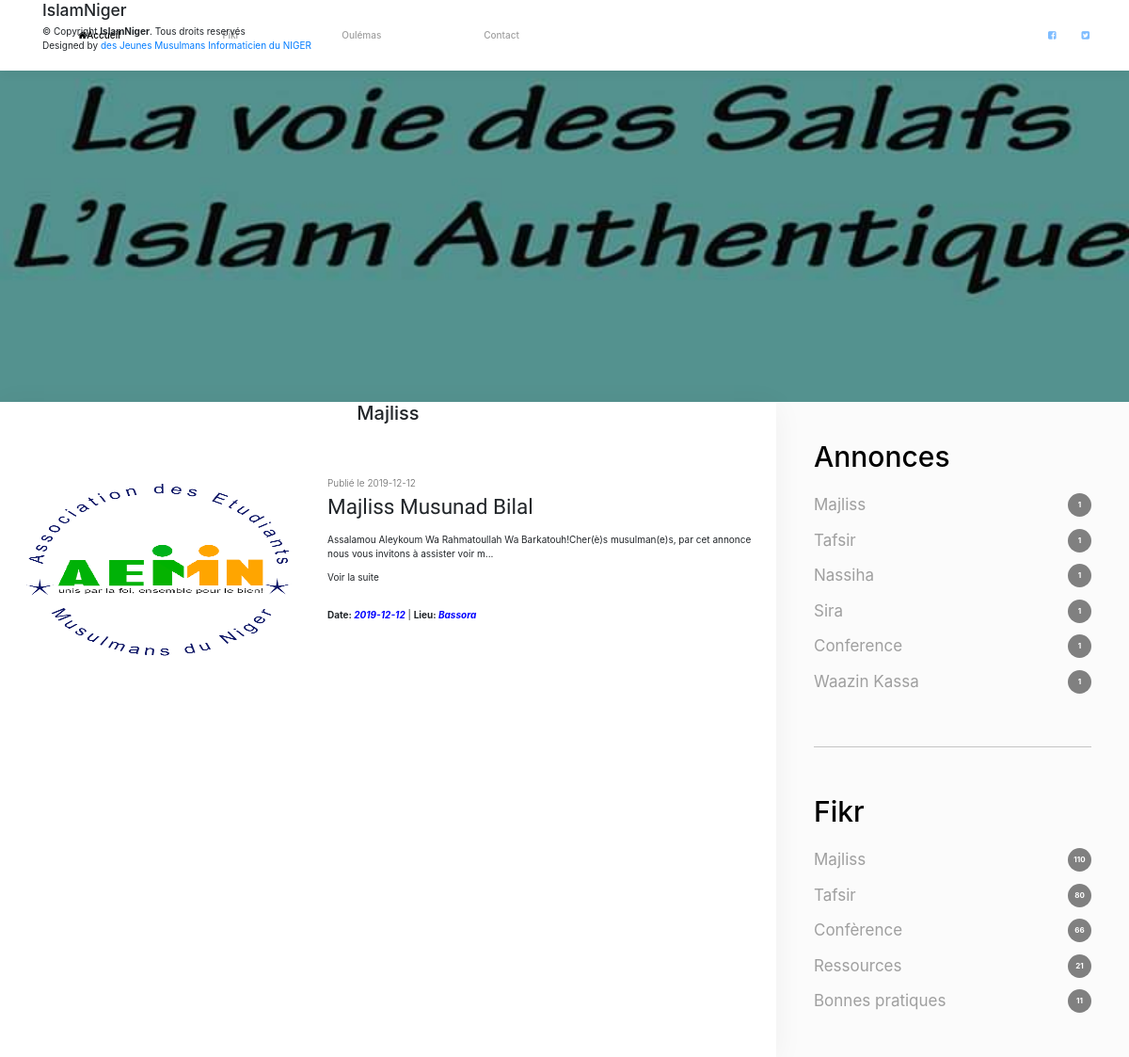
Screenshot of /index.php?p=annonces.category&id=1 with the database file from the repository.
### tables this page shows
CREATE TABLE `categories` (
  `id` int(11) NOT NULL,
  `titre` varchar(255) NOT NULL
);

CREATE TABLE `annonces` (
  `id` int(11) NOT NULL,
  `titre` varchar(255) NOT NULL,
  `description` varchar(255) NOT NULL,
  `auteur` varchar(255) NOT NULL,
  `date` date NOT NULL,
  `lieu` varchar(255) NOT NULL,
  `category_id` int(11) NOT NULL,
  `photo` varchar(255) NOT NULL
);

### core/Controller/Controller.php (called while the page is built, shortened)
<?php
class Controller
{
    protected $viewPath;
    protected function render($view, $variables = []){
        extract($variables);
        require($this->viewPath . str_replace('.', '/', $view) . '.php');
    }
}

### app/Controller/AnnoncesController.php (called while the page is built, shortened)
<?php
class AnnoncesController extends AppController
{
    public function category(){
        $categorie = $this->Category->find($_GET['id']);
        $annonces = $this->Annonce->lastByCategory($_GET['id']);
        $categories = $this->Category->all();
        $this->render('annonces.categorie', compact('annonces', 'categories', 'categorie'));
    }
}

### index.php (called while the page is built, shortened)
<?php
if(isset($_GET['p'])){
    $page = $_GET['p'];
} else{
    $page = 'annonces.index';
}
$page = explode('.', $page);
if($page[0] == 'admin'){
    $controller = '\App\Controller\Admin\\' . ucfirst($page[1]) . 'Controller';
    $action = $page[2];
} else {
    $action = $page[1];
}
$controller = new $controller();
$controller->$action();

### core/Table/Table.php (called while the page is built, shortened)
<?php
class Table
{
    protected $table;
    protected $db;
    public function __construct(Database $db){
        $this->db = $db;
    }
    public function all(){
        return $this->query('SELECT * FROM ' . $this->table);
    }
    public function find($id){
        return $this->query("SELECT * FROM {$this->table} WHERE id = ?", [$id], true);
    }
    public function query($statement, $attributes = null, $one = false){
        if($attributes){
            return $this->db->prepare(
                $statement,
                $attributes,
                str_replace('Table', 'Entity', get_class($this)),
                $one
            );
        } else {
            return $this->db->query(
                $statement,
                str_replace('Table', 'Entity', get_class($this)),
                $one
            );
        }
    }
}

### core/Database/MysqlDatabase.php (called while the page is built, shortened)
<?php
class MysqlDatabase extends Database
{
    private $pdo;
    private function getPDO(){
        if($this->pdo === null){
            $pdo = new PDO('mysql:dbname=islamNiger;host=localhost', 'root', '');
            $pdo->setAttribute(PDO::ATTR_ERRMODE, PDO::ERRMODE_EXCEPTION);
            $this->pdo = $pdo;
        }
        return $this->pdo;
    }
    public function query($statement, $class_name = null, $one = false){
        $req = $this->getPDO()->query($statement);
        if($class_name === null){
            $req->setFetchMode(PDO::FETCH_OBJ);
        } else {
            $req->setFetchMode(PDO::FETCH_CLASS, $class_name);
        }
        if($one){
            $datas = $req->fetch();
        }
        else{
            $datas = $req->fetchAll();
        }
        return $datas;
    }
    public function prepare($statement, $attributes, $class_name = null, $one = false){
        $req = $this->getPDO()->prepare($statement);
        $res = $req->execute($attributes);
        if($class_name === null){
            $req->setFetchMode(PDO::FETCH_OBJ);
        } else {
            $req->setFetchMode(PDO::FETCH_CLASS, $class_name);
        }
        if($one){
            $datas = $req->fetch();
        }
        else{
            $datas = $req->fetchAll();
        }
        return $datas;
    }
}

### app/Autoloader.php (called while the page is built, shortened)
<?php
class Autoloader
{
    static function autoload($class){
        if(strpos($class, __NAMESPACE__ . '\\') === 0)
        {
            $class = str_replace(__NAMESPACE__ . '\\', '', $class);
            $class = str_replace('\\', '/', $class);
        }
    }
}

### core/Autoloader.php (called while the page is built, shortened)
<?php
class Autoloader
{
    static function autoload($class){
        if(strpos($class, __NAMESPACE__ . '\\') === 0)
        {
            $class = str_replace(__NAMESPACE__ . '\\', '', $class);
            $class = str_replace('\\', '/', $class);
        }
    }
}

### app/Table/AnnonceTable.php (called while the page is built, shortened)
<?php
class AnnonceTable extends Table
{
    public function lastByCategory($category_id){
        return $this->query("
            SELECT annonces.id, annonces.titre, annonces.description, annonces.auteur,  annonces.date, annonces.lieu, annonces.photo, categories.titre as categorie
            FROM annonces
            LEFT JOIN categories ON category_id=categories.id
            WHERE annonces.category_id = ?
            ORDER BY annonces.date DESC
        ",[$category_id]);
    }
}

### core/Entity/Entity.php (called while the page is built, shortened)
<?php
class Entity
{
    public function __get($key){
        $method = 'get' . ucfirst($key);
        $this->$key = $this->$method();
        return $this->$key;
    }
}

### app/Entity/CategoryEntity.php (called while the page is built, shortened)
<?php
class CategoryEntity extends Entity
{
    public function getUrl(){
        return 'index.php?p=annonces.category&id=' . $this->id;
    }
}

### app/Views/annonces/categorie.php (the view, shortened to what this page needs)
<div class="banniere"></div>
<div class="body">
    <main class="main">
        <h2  align="center"><marquee><?= $categorie->titre;?></marquee></h2>
        <div class="container">
            <?php foreach($annonces as $post): ?>
                <article class="article">
                    <a href="article.php" class="article-img"><img src="<?= $post->photo; ?>" alt=""></a>
                    <div class="article-date">Publié le <?= $post->date; ?></div>
                    <h2 class="article-title"><a href="<?= $post->url ?>" ><?= $post->titre; ?></a></h2>
                    <p>
                        <span class="important"><?= $post->extrait ?> <br>
                    <strong>Date: <i style="color: blue;"><?= $post->date; ?></i></strong> | <strong>Lieu: <i style="color: blue;"><?= $post->lieu; ?></i></strong></p>
                </article>
            <?php endforeach; ?>
        </div>
    </main>
    <aside class="sidebar">
        <h4 class="sidebar-title">Annonces</h4>
        <ul>
            <?php foreach($categories as $categorie): ?>
                <li><a href="<?= $categorie->url ?>" data-count="1"><?= $categorie->titre; ?></a></li>
            <?php endforeach; ?>
        </ul>
        <hr>
        <h4 class="sidebar-title">Fikr</h4>
        <ul>
            <li><a href="#" data-count="110">Majliss</a></li>
            <li><a href="#" data-count="80">Tafsir</a></li>
            <li><a href="#" data-count="66">Confèrence</a></li>
            <li><a href="#" data-count="21">Ressources</a></li>
            <li><a href="#" data-count="11">Bonnes pratiques</a></li>
        </ul>
    </aside>
</div>

### app/Entity/AnnonceEntity.php (shortened to what this page needs)
<?php
class AnnonceEntity extends Entity
{
    public function getUrl(){
        return 'index.php?p=annonces.detail&id=' . $this->id;
    }
    public function getExtrait(){
        $html = '<p>' . substr($this->description, 0, 125) . '...</p>';
        $html .= '<p><a href="' . $this->getUrl() . '">Voir la suite</a></p>';
        return $html;
    }
}

### public/css/style.css (style rules this page uses)
* { -webkit-box-sizing: border-box; box-sizing: border-box; }
body, html { font-size: 16px; color: rgba(0, 0, 0, .87); font-family: "Montserrat", sans-serif; line-height: 1.6; margin: 0; font-weight: 400; }
.banniere { height: 427px; background: no-repeat center center / cover url("../img/voie.jpg"); }
.main { background:#FFF; -webkit-box-shadow: 0 4px 30px rgba(0, 0, 0, .05); box-shadow: 0 4px 30px rgba(0, 0, 0, .05); position: relative; z-index: 2; }
.main .container { overflow: hidden; }
.sidebar { position: relative; padding: 40px; font-size: 17px; z-index: 1; background: #FBFBFB; }
.sidebar-title { font-size: 30px; color: #000; margin: 15px 0; }
.sidebar-title:first-child { margin-top: 0; }
.sidebar a { color: #9F9F9F; text-decoration: none; }
.sidebar ul { margin: 0; padding: 0; list-style: none; }
.sidebar li { padding: 6px 0; }
.sidebar hr { border: none; background: #C4C4C4; height: 1px; margin: 50px 0; }
.container { margin: 0 auto; max-width: 940px; }
.article { margin: 50px 0; }
.article-img { display: block; margin-bottom: 10px; }
.article a { color: inherit; text-decoration: none; }
.article-img img { width: 100%; height: 200px; }
.article-date { font-weight: 300; color: rgba(0, 0, 0, .6); margin-bottom: 5px; }
.article-title { font-size: 2.25rem; line-height: 1.1; font-family: "Cardo", serif; margin: 0 0 15px 0; }
.article-title::after { content:''; display: block; width: 100px; background: #000; }
.sidebar li a::after { content: attr(data-count); float:right; background: grey; width: 25px; height: 25px; line-height: 25px; text-align: center; color: #FFF; border-radius: 50%; font-size: 0.8rem; font-weight: bold; }
.article-img { transition: .5s; }
@media only screen and (min-width:740px) { .article { padding-left: 333px; position: relative; } }
@media only screen and (min-width:740px) { .article-img { position: absolute; left: 0; top: 0; width: 308px; } }
@media only screen and (min-width: 1100px) { .body { display:flex; } }
@media only screen and (min-width: 1100px) { .sidebar { flex: none; width: 375px; } }

### rows the page displays
categories: titre "Majliss"
annonces: photo (picture), date "2019-12-12", titre "Majliss Musunad Bilal", description "Assalamou Aleykoum Wa Rahmatoullah Wa Barkatouh!Cher(è)s musulman(e)s, par cet annonce nous vous invitons à assister voir m", lieu "Bassora"
categories: titre "Tafsir"
categories: titre "Nassiha"
categories: titre "Sira"
categories: titre "Conference"
categories: titre "Waazin Kassa"
